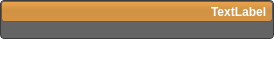
<?xml version="1.0" encoding="UTF-8"?>
<ui version="4.0">
 <class>LayerGroupWidget</class>
 <widget class="QWidget" name="LayerGroupWidget">
  <property name="geometry">
   <rect>
    <x>0</x>
    <y>0</y>
    <width>274</width>
    <height>61</height>
   </rect>
  </property>
  <property name="sizePolicy">
   <sizepolicy hsizetype="Preferred" vsizetype="Fixed">
    <horstretch>0</horstretch>
    <verstretch>0</verstretch>
   </sizepolicy>
  </property>
  <property name="styleSheet">
   <string notr="true">QLabel#group_dimensions_label_{
	color: white;
	font: bold;
}
QWidget#LayerGroupWidget{
	background-color: rgba( 0, 0, 0, 0 );
}

QToolButton#group_visibility_button_{
	background-color: rgba(0, 0, 0, 0);
	border: 1px solid rgba(0, 0, 0, 0);
	margin: 0 0 0 0;
	padding: 0 0 0 0;
}
QToolButton#group_visibility_button_:hover{
	background-color: rgba( 0, 0, 0, 30 ); border-radius: 3px;
}
QToolButton#group_iso_visibility_button_{
	background-color: rgba(0, 0, 0, 0);
	border: 1px solid rgba(0, 0, 0, 0);
	margin: 0 0 0 0;
	padding: 0 0 0 0;
}
QToolButton#group_iso_visibility_button_:hover{
	background-color: rgba( 0, 0, 0, 30 ); border-radius: 3px;
}

QFrame#group_frame_{
	background-color: rgba(0, 0, 0, 0);
	border: none;
}

QToolButton#open_button_{
	background-color: rgba(0, 0, 0, 0);
	border-radius: 4px;
}

QToolButton#open_button_:hover{
	background-color: rgba( 0, 0, 0, 30 ); border-radius: 3px;
}

QWidget#group_header_{
	background-color: qlineargradient(spread:pad, x1:0.5, y1:0, x2:0.5, y2:0.960227, stop:0 rgba(0, 0, 0, 0), stop:0.45 rgba(0, 0, 0, 30), stop:1 rgba(0, 0, 0, 25));
    border-radius: 3px;
}

QWidget#group_background_{
	background-color: rgb(237, 165, 76);
    border-radius: 3px;
	border: 1px solid rgb(100, 100, 100);
}

QWidget#base_{
	background-color: rgb( 100, 100, 100 );
	border-radius:4px;
	border: 1px solid rgb(60, 60, 60);
	color: rgb(100, 100, 100);
}

QWidget#tools_and_layers_widget_{
	background-color: rgba( 0, 0, 0, 0 );
}
</string>
  </property>
  <layout class="QVBoxLayout" name="verticalLayout_12">
   <property name="spacing">
    <number>0</number>
   </property>
   <property name="margin">
    <number>0</number>
   </property>
   <item>
    <widget class="QWidget" name="base_" native="true">
     <layout class="QVBoxLayout" name="verticalLayout_13">
      <property name="spacing">
       <number>0</number>
      </property>
      <property name="margin">
       <number>1</number>
      </property>
      <item>
       <widget class="QWidget" name="group_background_" native="true">
        <property name="sizePolicy">
         <sizepolicy hsizetype="Preferred" vsizetype="Fixed">
          <horstretch>0</horstretch>
          <verstretch>0</verstretch>
         </sizepolicy>
        </property>
        <property name="minimumSize">
         <size>
          <width>201</width>
          <height>21</height>
         </size>
        </property>
        <property name="maximumSize">
         <size>
          <width>16777215</width>
          <height>21</height>
         </size>
        </property>
        <layout class="QHBoxLayout" name="horizontalLayout_13">
         <property name="spacing">
          <number>0</number>
         </property>
         <property name="margin">
          <number>0</number>
         </property>
         <item>
          <widget class="QWidget" name="group_header_" native="true">
           <property name="sizePolicy">
            <sizepolicy hsizetype="Preferred" vsizetype="Preferred">
             <horstretch>0</horstretch>
             <verstretch>0</verstretch>
            </sizepolicy>
           </property>
           <property name="minimumSize">
            <size>
             <width>215</width>
             <height>21</height>
            </size>
           </property>
           <property name="maximumSize">
            <size>
             <width>16777215</width>
             <height>21</height>
            </size>
           </property>
           <layout class="QHBoxLayout" name="horizontalLayout" stretch="0,0,0,0,0">
            <property name="spacing">
             <number>0</number>
            </property>
            <property name="leftMargin">
             <number>0</number>
            </property>
            <property name="topMargin">
             <number>0</number>
            </property>
            <property name="rightMargin">
             <number>6</number>
            </property>
            <property name="bottomMargin">
             <number>0</number>
            </property>
            <item>
             <widget class="QToolButton" name="open_button_">
              <property name="minimumSize">
               <size>
                <width>21</width>
                <height>21</height>
               </size>
              </property>
              <property name="maximumSize">
               <size>
                <width>21</width>
                <height>21</height>
               </size>
              </property>
              <property name="toolTip">
               <string>Click here to show or hide the contents of this group</string>
              </property>
              <property name="text">
               <string/>
              </property>
              <property name="icon">
               <iconset resource="../../Resources/QtResources.qrc">
                <normaloff>:/Images/RightArrowWhite.png</normaloff>
                <normalon>:/Images/DownArrowWhite.png</normalon>:/Images/RightArrowWhite.png</iconset>
              </property>
              <property name="iconSize">
               <size>
                <width>16</width>
                <height>16</height>
               </size>
              </property>
              <property name="checkable">
               <bool>true</bool>
              </property>
              <property name="checked">
               <bool>true</bool>
              </property>
             </widget>
            </item>
            <item>
             <widget class="QtUtils::QtTristateToolButton" name="group_visibility_button_">
              <property name="minimumSize">
               <size>
                <width>21</width>
                <height>21</height>
               </size>
              </property>
              <property name="maximumSize">
               <size>
                <width>21</width>
                <height>21</height>
               </size>
              </property>
              <property name="text">
               <string/>
              </property>
             </widget>
            </item>
            <item>
             <widget class="QtUtils::QtTristateToolButton" name="group_iso_visibility_button_">
              <property name="minimumSize">
               <size>
                <width>21</width>
                <height>21</height>
               </size>
              </property>
              <property name="maximumSize">
               <size>
                <width>21</width>
                <height>21</height>
               </size>
              </property>
              <property name="toolTip">
               <string>Click to hide/show computed iso surfaces for this group</string>
              </property>
              <property name="text">
               <string/>
              </property>
              <property name="checkable">
               <bool>true</bool>
              </property>
              <property name="checked">
               <bool>true</bool>
              </property>
             </widget>
            </item>
            <item>
             <spacer name="horizontalSpacer_2">
              <property name="orientation">
               <enum>Qt::Horizontal</enum>
              </property>
              <property name="sizeHint" stdset="0">
               <size>
                <width>40</width>
                <height>20</height>
               </size>
              </property>
             </spacer>
            </item>
            <item>
             <widget class="QLabel" name="group_dimensions_label_">
              <property name="toolTip">
               <string>Dimenions of the layers in this group</string>
              </property>
              <property name="text">
               <string>TextLabel</string>
              </property>
             </widget>
            </item>
           </layout>
          </widget>
         </item>
        </layout>
       </widget>
      </item>
      <item>
       <widget class="QWidget" name="tools_and_layers_widget_" native="true">
        <layout class="QVBoxLayout" name="tools_and_layers_layout_">
         <property name="spacing">
          <number>0</number>
         </property>
         <property name="margin">
          <number>0</number>
         </property>
         <item>
          <widget class="QFrame" name="group_frame_">
           <property name="sizePolicy">
            <sizepolicy hsizetype="Preferred" vsizetype="Preferred">
             <horstretch>0</horstretch>
             <verstretch>0</verstretch>
            </sizepolicy>
           </property>
           <property name="minimumSize">
            <size>
             <width>0</width>
             <height>0</height>
            </size>
           </property>
           <property name="maximumSize">
            <size>
             <width>16777215</width>
             <height>16777215</height>
            </size>
           </property>
           <property name="frameShape">
            <enum>QFrame::StyledPanel</enum>
           </property>
           <property name="frameShadow">
            <enum>QFrame::Raised</enum>
           </property>
           <property name="lineWidth">
            <number>0</number>
           </property>
           <layout class="QVBoxLayout" name="group_frame_layout_">
            <property name="spacing">
             <number>4</number>
            </property>
            <property name="margin">
             <number>1</number>
            </property>
           </layout>
          </widget>
         </item>
        </layout>
       </widget>
      </item>
      <item>
       <widget class="QLabel" name="fake_widget_">
        <property name="text">
         <string/>
        </property>
       </widget>
      </item>
     </layout>
    </widget>
   </item>
   <item>
    <widget class="QLabel" name="group_dummy_">
     <property name="text">
      <string/>
     </property>
    </widget>
   </item>
  </layout>
 </widget>
 <layoutdefault spacing="2" margin="0"/>
 <customwidgets>
  <customwidget>
   <class>QtUtils::QtTristateToolButton</class>
   <extends>QToolButton</extends>
   <header location="global">QtUtils/Widgets/QtTristateToolButton.h</header>
  </customwidget>
 </customwidgets>
 <resources>
  <include location="../../Resources/QtResources.qrc"/>
 </resources>
 <connections/>
</ui>
